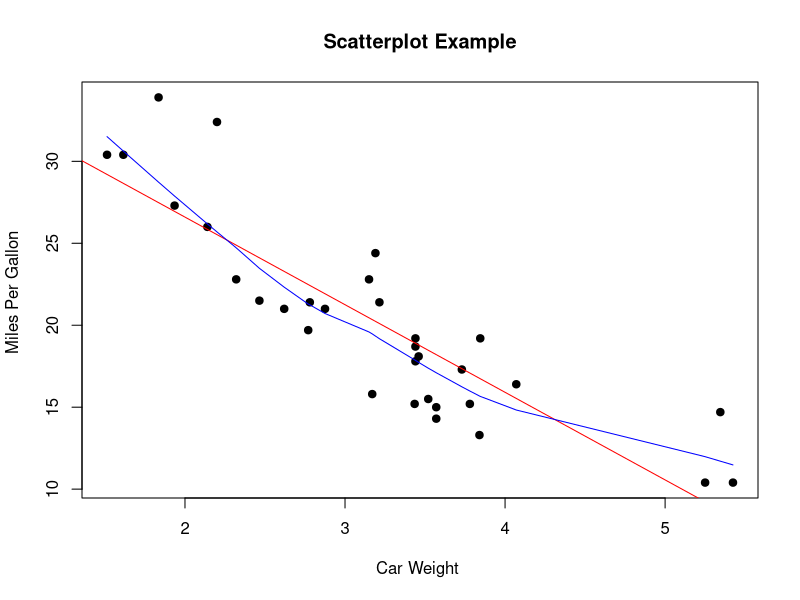

Generate this figure with R: (Note: this script raises an error after producing the figure.)

# Simple Scatterplot
attach(mtcars)
plot(wt, mpg, main="Scatterplot Example", 
  	 xlab="Car Weight ", ylab="Miles Per Gallon ", pch=19)
# Add fit lines
abline(lm(mpg~wt), col="red") # regression line (y~x) 
lines(lowess(wt,mpg), col="blue") # lowess line (x,y)
# Enhanced Scatterplot of MPG vs. Weight 
# by Number of Car Cylinders 
library(car) 
scatterplot(mpg ~ wt | cyl, data=mtcars, 
  	 xlab="Weight of Car", ylab="Miles Per Gallon", 
   main="Enhanced Scatter Plot", 
   labels=row.names(mtcars))
